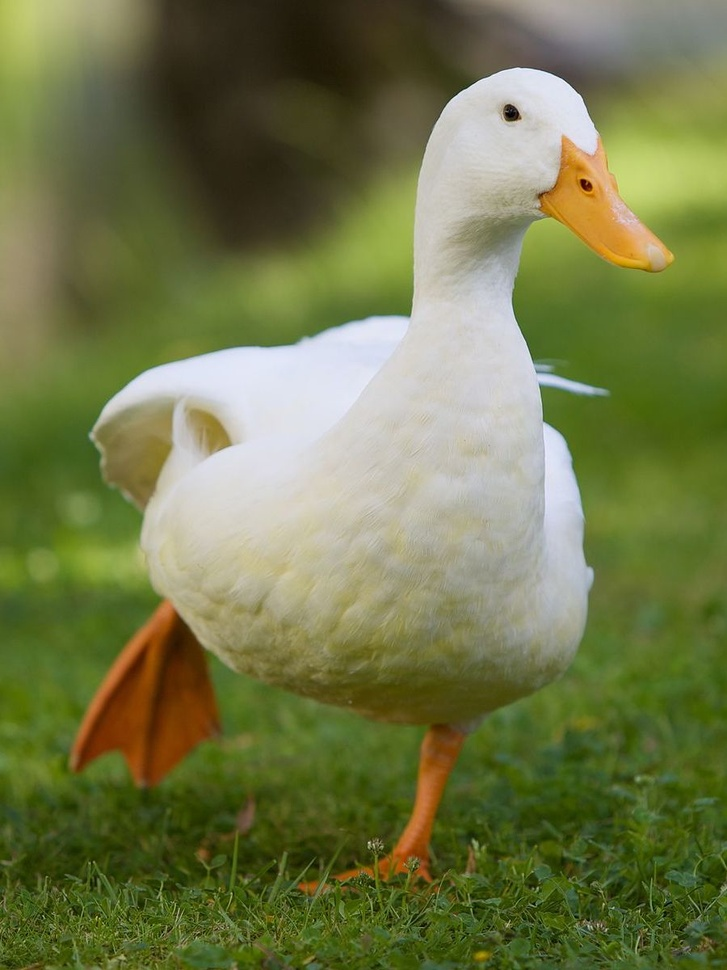
#> input picture duck.jpg, 727 x 970 px, shrunk from 900 x 1200 before the run
$ python ImageDemo.py
#> lines starting #> are read from the running program, lines starting #| are printed output that depends on the picture
from PIL import Image

#read image
im = Image.open("duck.jpg")
#> im is the input picture: PIL image 727x970 RGB; mean R, G, B 113.5, 120.2, 73.4

#display image
# im.show()

#size of image - tuple (set of values) - width, height
print("size:", im.size)
#| size: (727, 970)

#index 0 is width - total number of cols
# -use index 0 to refer to a specific COLUMN
print("width:", im.size[0])
#| width: 727

#index 1 is height - total number of rows
# -use index 1 to refer to a specific ROW
print("height:", im.size[1])
#| height: 970

pixels = im.load()
print("RGB at 0, 0:", pixels[0, 0])
#| RGB at 0, 0: (173, 184, 80)

#can save individual values from the tuple
r, g, b = pixels[0, 0]
#> r = 173; g = 184; b = 80
print("red at 0, 0:", r)
#| red at 0, 0: 173

#refer to blue value by index from the tuple
print("blue at 0, 0:", pixels[0, 0][2])
#| blue at 0, 0: 80

#draw a horizontal black line through the vertical middle

#find vertical middle
mid = im.size[1]/2
#> mid = 485

#iterate through each column at the middle row
for i in range(im.size[0]):
    #set pixel value to a tuple for color images
    #indexing for images is col, row
    pixels[i, mid] = (0, 0, 0)

# im.show()

#crop to keep the top half of image
#arg is a tuple representing the coordinates to keep:
#left, top, right, bottom
cropped = im.crop((0, 0, im.size[0], mid))
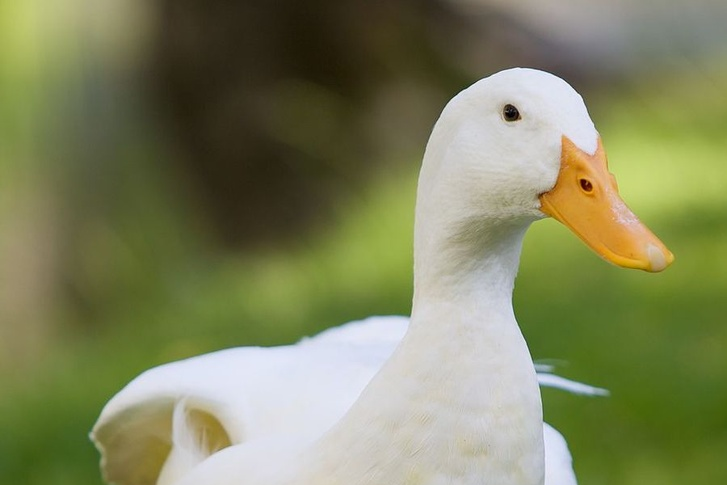
#> cropped: PIL image 727x485 RGB; mean R, G, B 127.7, 131.9, 93.5

# cropped.show()

#crop can also add to an image to increase dimensions
cropped2 = cropped.crop((0, 0, im.size[0], mid + 100))
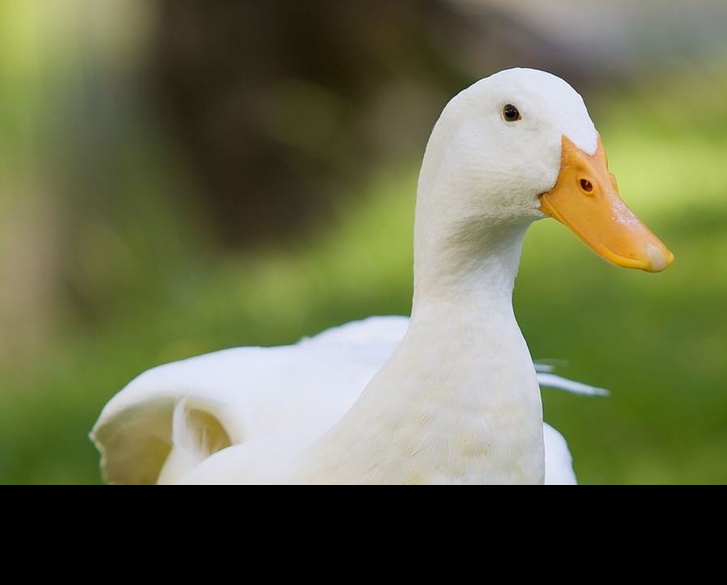
#> cropped2: PIL image 727x585 RGB; mean R, G, B 105.9, 109.3, 77.5
# cropped2.show()

#save an image to a file
cropped.save("cropped-duck.jpg")

#look for white-ish pixels and change to a different color
blueDuck = Image.new("RGB", (im.size[0], im.size[1]))
#> blueDuck: PIL image 727x970 RGB; every value is 0
blueDuck_px = blueDuck.load()

for i in range (im.size[0]):
    for j in range (im.size[1]):
        r, g, b = pixels[i, j]
        if r > 140 and g > 140 and b > 140:
            r -= 100
            g -= 100
        blueDuck_px[i, j] = (r, g, b)

# blueDuck.show()

#split the RGB image into color channels
red, green, blue = im.split()
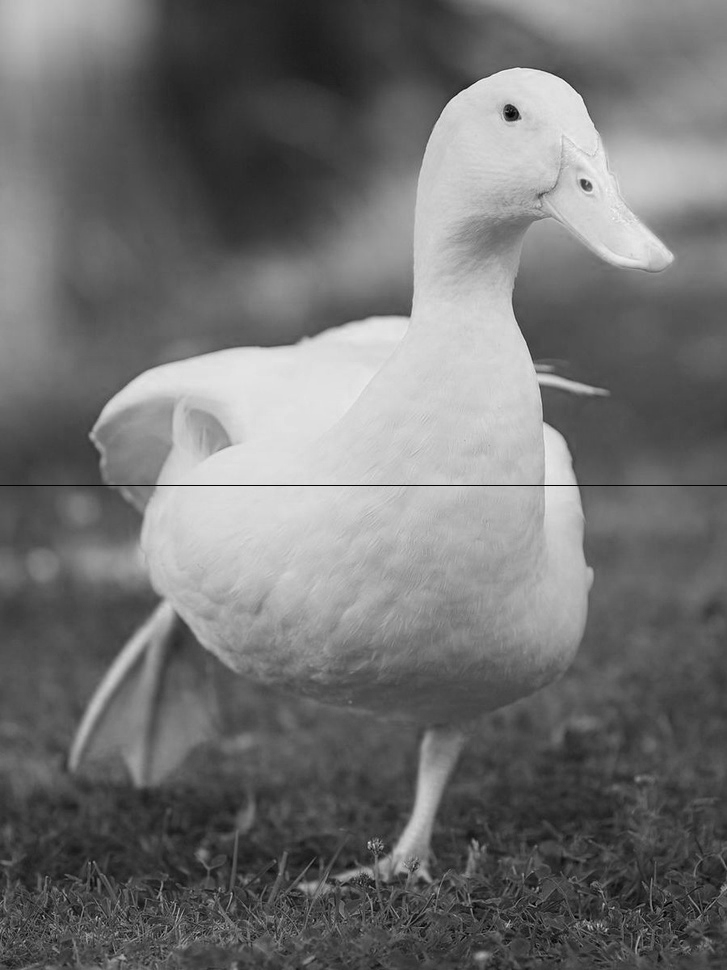
#> red: PIL image 727x970 L; min 0, max 250, mean 113.3
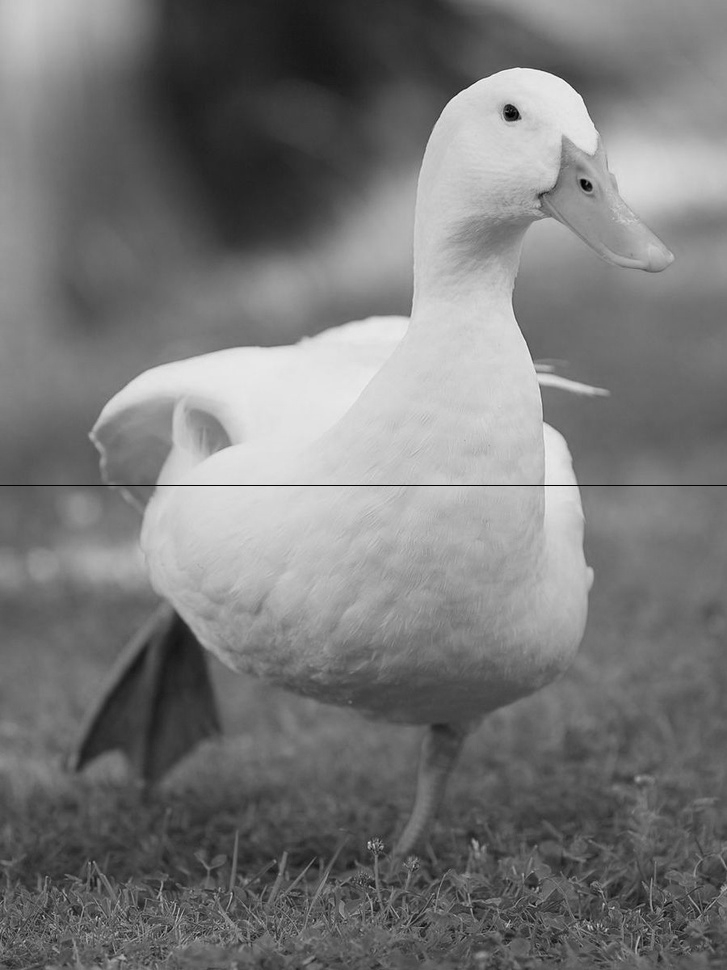
#> green: PIL image 727x970 L; min 0, max 253, mean 120
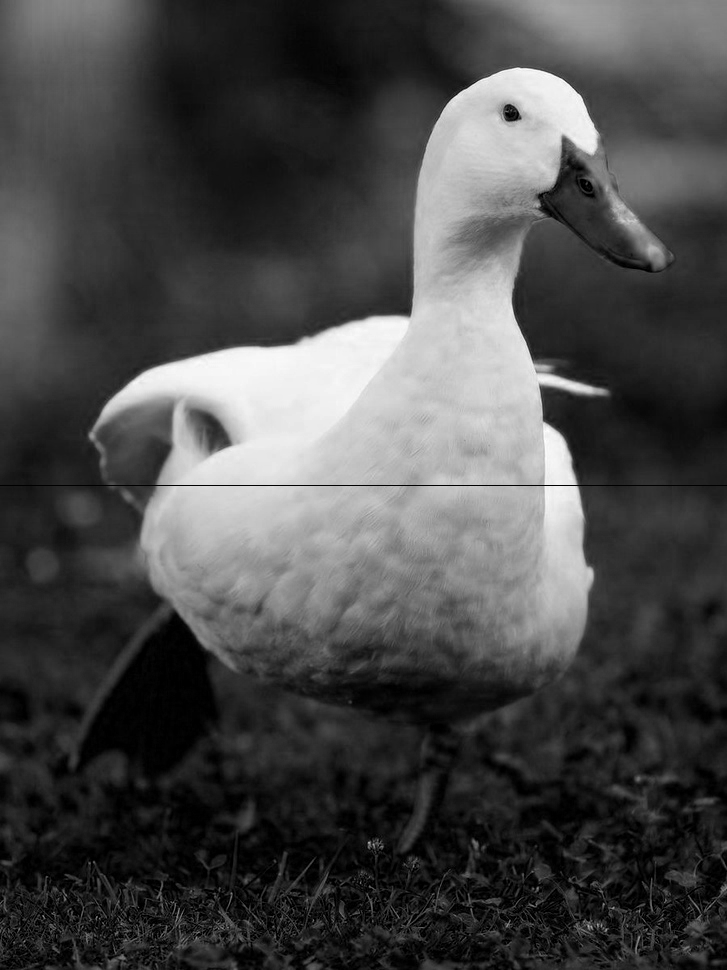
#> blue: PIL image 727x970 L; min 0, max 255, mean 73.2

#each color channel is treated as b+w
# red.show()
# green.show()
# blue.show()

red_px = red.load()
#each pixel in a b+w image or indv color channel
# only has one value
print("red channel at 0, 0:", red_px[0, 0])
#| red channel at 0, 0: 173

#merge channels into a single rgb image
merged = Image.merge("RGB", (red, green, blue))
merged.show()
